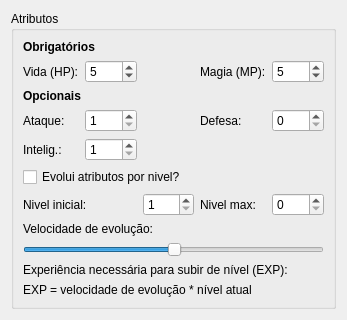
<?xml version="1.0" encoding="UTF-8"?>
<ui version="4.0">
 <class>ConfigsObjAttributesWidget</class>
 <widget class="QWidget" name="ConfigsObjAttributesWidget">
  <property name="geometry">
   <rect>
    <x>0</x>
    <y>0</y>
    <width>347</width>
    <height>318</height>
   </rect>
  </property>
  <property name="windowTitle">
   <string>Form</string>
  </property>
  <layout class="QGridLayout" name="gridLayout_2">
   <item row="0" column="0">
    <widget class="QGroupBox" name="groupBox">
     <property name="title">
      <string>Atributos</string>
     </property>
     <layout class="QGridLayout" name="gridLayout">
      <item row="0" column="0" colspan="3">
       <widget class="QLabel" name="label_6">
        <property name="font">
         <font>
          <weight>75</weight>
          <bold>true</bold>
         </font>
        </property>
        <property name="text">
         <string>Obrigatórios</string>
        </property>
       </widget>
      </item>
      <item row="1" column="0">
       <widget class="QLabel" name="label">
        <property name="text">
         <string>Vida (HP):</string>
        </property>
       </widget>
      </item>
      <item row="1" column="1">
       <widget class="QSpinBox" name="spinBoxHp">
        <property name="minimum">
         <number>1</number>
        </property>
        <property name="maximum">
         <number>99</number>
        </property>
        <property name="value">
         <number>5</number>
        </property>
       </widget>
      </item>
      <item row="1" column="3">
       <widget class="QLabel" name="label_5">
        <property name="text">
         <string>Magia (MP):</string>
        </property>
       </widget>
      </item>
      <item row="1" column="4">
       <widget class="QSpinBox" name="spinBoxMp">
        <property name="minimum">
         <number>1</number>
        </property>
        <property name="value">
         <number>5</number>
        </property>
       </widget>
      </item>
      <item row="2" column="0" colspan="2">
       <widget class="QLabel" name="label_7">
        <property name="font">
         <font>
          <weight>75</weight>
          <bold>true</bold>
         </font>
        </property>
        <property name="text">
         <string>Opcionais</string>
        </property>
       </widget>
      </item>
      <item row="3" column="0">
       <widget class="QLabel" name="label_2">
        <property name="text">
         <string>Ataque:</string>
        </property>
       </widget>
      </item>
      <item row="3" column="1">
       <widget class="QSpinBox" name="spinBoxAtk">
        <property name="minimum">
         <number>1</number>
        </property>
        <property name="maximum">
         <number>10</number>
        </property>
       </widget>
      </item>
      <item row="3" column="3">
       <widget class="QLabel" name="label_3">
        <property name="text">
         <string>Defesa:</string>
        </property>
       </widget>
      </item>
      <item row="3" column="4">
       <widget class="QSpinBox" name="spinBoxDef">
        <property name="minimum">
         <number>0</number>
        </property>
        <property name="maximum">
         <number>10</number>
        </property>
        <property name="value">
         <number>0</number>
        </property>
       </widget>
      </item>
      <item row="4" column="0">
       <widget class="QLabel" name="label_4">
        <property name="text">
         <string>Intelig.:</string>
        </property>
       </widget>
      </item>
      <item row="4" column="1">
       <widget class="QSpinBox" name="spinBoxInt">
        <property name="minimum">
         <number>1</number>
        </property>
        <property name="maximum">
         <number>10</number>
        </property>
       </widget>
      </item>
      <item row="5" column="0" colspan="4">
       <widget class="QCheckBox" name="checkBoxLevelEvolution">
        <property name="text">
         <string>Evolui atributos por nivel?</string>
        </property>
       </widget>
      </item>
      <item row="6" column="0" colspan="2">
       <widget class="QLabel" name="labelInitialLevel">
        <property name="text">
         <string>Nivel inicial:</string>
        </property>
       </widget>
      </item>
      <item row="6" column="2">
       <widget class="QSpinBox" name="spinBoxInitialLevel">
        <property name="minimum">
         <number>1</number>
        </property>
        <property name="value">
         <number>1</number>
        </property>
       </widget>
      </item>
      <item row="9" column="0" colspan="5">
       <widget class="QLabel" name="labelLabelAux">
        <property name="text">
         <string>Experiência necessária para subir de nível (EXP):</string>
        </property>
       </widget>
      </item>
      <item row="6" column="3">
       <widget class="QLabel" name="labelmaxLevel">
        <property name="text">
         <string>Nivel max:</string>
        </property>
       </widget>
      </item>
      <item row="6" column="4">
       <widget class="QSpinBox" name="spinBoxMaxLevel"/>
      </item>
      <item row="7" column="0" colspan="4">
       <widget class="QLabel" name="labelEvoVelocity">
        <property name="text">
         <string>Velocidade de evolução:</string>
        </property>
       </widget>
      </item>
      <item row="8" column="0" colspan="5">
       <widget class="QSlider" name="horizontalSliderEvolutionVelocity">
        <property name="value">
         <number>50</number>
        </property>
        <property name="orientation">
         <enum>Qt::Horizontal</enum>
        </property>
        <property name="invertedAppearance">
         <bool>false</bool>
        </property>
        <property name="invertedControls">
         <bool>false</bool>
        </property>
       </widget>
      </item>
      <item row="10" column="0" colspan="5">
       <widget class="QLabel" name="label_8">
        <property name="text">
         <string>EXP = velocidade de evolução * nível atual</string>
        </property>
       </widget>
      </item>
     </layout>
    </widget>
   </item>
  </layout>
 </widget>
 <resources/>
 <connections/>
</ui>
